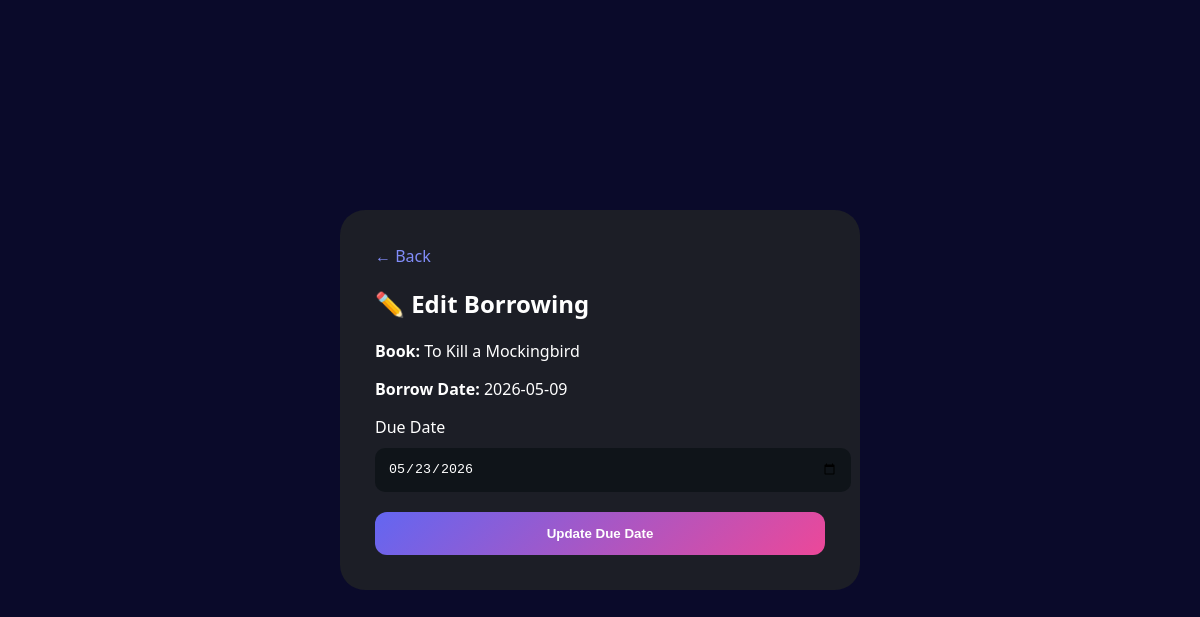
Screenshot of /B/edit-transaction.php?id=2 (signed in) with the database file from the repository.
### tables this page shows
CREATE TABLE `transaction` (
  `transaction_id` int(11) NOT NULL,
  `member_id` int(11) NOT NULL,
  `book_id` int(11) NOT NULL,
  `borrow_date` date NOT NULL,
  `due_date` date NOT NULL,
  `return_date` date DEFAULT NULL,
  `fine_amount` decimal(10,2) DEFAULT 0.00,
  `fine_paid` tinyint(1) DEFAULT 0,
  `status` varchar(20) DEFAULT 'Borrowed'
);

CREATE TABLE `book` (
  `book_id` int(11) NOT NULL,
  `title` varchar(200) NOT NULL,
  `author` varchar(100) NOT NULL,
  `isbn` varchar(13) DEFAULT NULL,
  `genre` varchar(50) DEFAULT NULL,
  `total_copies` int(11) DEFAULT 1,
  `available_copies` int(11) DEFAULT 1,
  `added_date` date DEFAULT curdate()
);

### B/edit-transaction.php (the view, shortened to what this page needs)
<?php
$conn = new mysqli('localhost', 'root', '', 'libtech_db');
$admin_id = intval($_SESSION['admin_id']);
$member_result = $conn->query("
    SELECT member_id
    FROM member
    WHERE admin_id = $admin_id
");
$member = $member_result->fetch_assoc();
$member_id = $member['member_id'] ?? 0;
$id = intval($_GET['id'] ?? 0);
$result = $conn->query("
    SELECT t.*, b.title
    FROM transaction t
    JOIN book b ON t.book_id = b.book_id
    WHERE t.transaction_id = $id
    AND t.member_id = $member_id
");
$transaction = $result->fetch_assoc();
?>
<!DOCTYPE html>
<html lang="en">
<head>
</head>
<body>
<div class="container">
    <a href="my-borrowings.php">← Back</a>
    <h2>✏️ Edit Borrowing</h2>
    <p><strong>Book:</strong> <?php echo htmlspecialchars($transaction['title']); ?></p>
    <p><strong>Borrow Date:</strong> <?php echo $transaction['borrow_date']; ?></p>
    <form method="POST">
        <label>Due Date</label>
        <input type="date"
               name="due_date"
               value="<?php echo $transaction['due_date']; ?>"
               required>
        <button type="submit">Update Due Date</button>
    </form>
</div>
</body>
</html>

### B/edit-transaction.php (style rules this page uses)
body { font-family: 'Segoe UI', sans-serif; background: #0a0a2a; color: white; display: flex; justify-content: center; align-items: center; min-height: 100vh; margin: 0; }
.container { width: 450px; background: #1c1e26; padding: 35px; border-radius: 25px; }
a { color: #818cf8; text-decoration: none; }
input { width: 100%; padding: 13px; margin-top: 10px; border-radius: 10px; border: none; background: #0f1419; color: white; }
button { width: 100%; padding: 14px; margin-top: 20px; border: none; border-radius: 12px; background: linear-gradient(135deg, #6366f1, #ec4899); color: white; font-weight: bold; cursor: pointer; }

### rows the page displays
transaction: book.title "To Kill a Mockingbird", borrow_date "2026-05-09", due_date "05/23/2026"
